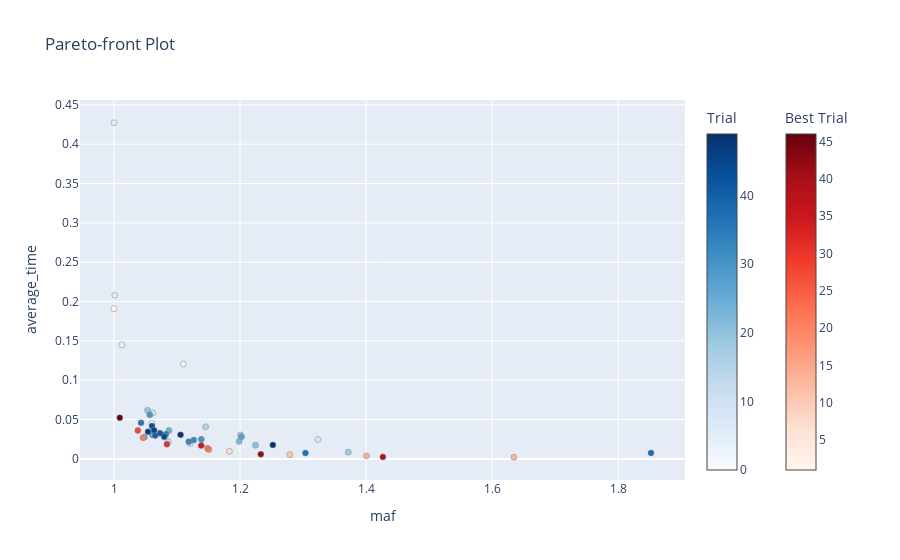

Here is the notebook cell this chart was saved with:
### Markdown cell above
## Visualize LSH study results

### Code cell
plot_pareto_front(lsh_study, target_names=['maf', 'average_time'])

### Figure 1 — Plotly figure (JSON) as saved in the notebook; plotly's stock layout.template omitted (floating-point values rounded to 4 significant figures)
{"data": [{"hovertemplate": "%{text}<extra>Trial</extra>", "marker": {"color": [0, 2, 3, 4, 5, 6, 8, 9, 10, 12, 15, 16, 18, 19, 20, 22, 24, 25, 26, 27, 29, 30, 32, 33, 34, 36, 37, 38, 40, 41, 43, 44, 45, 47, 48, 49], "colorbar": {"title": {"text": "Trial"}}, "colorscale": [[0, "rgb(247,251,255)"], [0.125, "rgb(222,235,247)"], [0.25, "rgb(198,219,239)"], [0.375, "rgb(158,202,225)"], [0.5, "rgb(107,174,214)"], [0.625, "rgb(66,146,198)"], [0.75, "rgb(33,113,181)"], [0.875, "rgb(8,81,156)"], [1, "rgb(8,48,107)"]], "line": {"color": "Grey", "width": 0.5}}, "mode": "markers", "showlegend": false, "text": ["{<br>  \"number\": 0,<br>  \"values\": [<br>    1.0600864571889503,<br>    0.04499479999999998<br>  ],<br>  \"params\": {<br>    \"k\": 10,<br>    \"L\": 4,<br>    \"table_size\": 7500,<br>    \"window_size\": 4356<br>  },<br>  \"user_attrs\": {<br>    \"constraint\": [<br>      1,<br>      0.03499479999999998<br>    ]<br>  }<br>}", "{<br>  \"number\": 2,<br>  \"values\": [<br>    1.069631672770037,<br>    0.03306850999999999<br>  ],<br>  \"params\": {<br>    \"k\": 7,<br>    \"L\": 6,<br>    \"table_size\": 15000,<br>    \"window_size\": 3265<br>  },<br>  \"user_attrs\": {<br>    \"constraint\": [<br>      0,<br>      0.023068509999999987<br>    ]<br>  }<br>}", "{<br>  \"number\": 3,<br>  \"values\": [<br>    1.1098358410740585,<br>    0.12075204000000003<br>  ],<br>  \"params\": {<br>    \"k\": 3,<br>    \"L\": 2,<br>    \"table_size\": 15000,<br>    \"window_size\": 3303<br>  },<br>  \"user_attrs\": {<br>    \"constraint\": [<br>      0,<br>      0.11075204000000004<br>    ]<br>  }<br>}", "{<br>  \"number\": 4,<br>  \"values\": [<br>    1.0125078458644106,<br>    0.14500181<br>  ],<br>  \"params\": {<br>    \"k\": 2,<br>    \"L\": 4,<br>    \"table_size\": 3750,<br>    \"window_size\": 2346<br>  },<br>  \"user_attrs\": {<br>    \"constraint\": [<br>      0,<br>      0.13500181<br>    ]<br>  }<br>}", "{<br>  \"number\": 5,<br>  \"values\": [<br>    1.0,<br>    0.42723525<br>  ],<br>  \"params\": {<br>    \"k\": 4,<br>    \"L\": 9,<br>    \"table_size\": 15000,<br>    \"window_size\": 4981<br>  },<br>  \"user_attrs\": {<br>    \"constraint\": [<br>      0,<br>      0.41723525<br>    ]<br>  }<br>}", "{<br>  \"number\": 6,<br>  \"values\": [<br>    1.0013367436114908,<br>    0.20802420999999996<br>  ],<br>  \"params\": {<br>    \"k\": 3,<br>    \"L\": 6,<br>    \"table_size\": 3750,<br>    \"window_size\": 3574<br>  },<br>  \"user_attrs\": {<br>    \"constraint\": [<br>      1,<br>      0.19802420999999995<br>    ]<br>  }<br>}", "{<br>  \"number\": 8,<br>  \"values\": [<br>    1.3236255138892774,<br>    0.024545990000000004<br>  ],<br>  \"params\": {<br>    \"k\": 7,<br>    \"L\": 4,<br>    \"table_size\": 7500,<br>    \"window_size\": 2948<br>  },<br>  \"user_attrs\": {<br>    \"constraint\": [<br>      0,<br>      0.014545990000000003<br>    ]<br>  }<br>}", "{<br>  \"number\": 9,<br>  \"values\": [<br>    1.0617760835542271,<br>    0.05836836999999999<br>  ],<br>  \"params\": {<br>    \"k\": 7,<br>    \"L\": 7,<br>    \"table_size\": 7500,<br>    \"window_size\": 3255<br>  },<br>  \"user_attrs\": {<br>    \"constraint\": [<br>      1,<br>      0.04836836999999999<br>    ]<br>  }<br>}", "{<br>  \"number\": 10,<br>  \"values\": [<br>    1.120821939401496,<br>    0.01972134<br>  ],<br>  \"params\": {<br>    \"k\": 8,<br>    \"L\": 5,<br>    \"table_size\": 15000,<br>    \"window_size\": 2879<br>  },<br>  \"user_attrs\": {<br>    \"constraint\": [<br>      1,<br>      0.00972134<br>    ]<br>  }<br>}", "{<br>  \"number\": 12,<br>  \"values\": [<br>    1.0861275512750546,<br>    0.02189594000000001<br>  ],<br>  \"params\": {<br>    \"k\": 7,<br>    \"L\": 7,<br>    \"table_size\": 15000,<br>    \"window_size\": 2746<br>  },<br>  \"user_attrs\": {<br>    \"constraint\": [<br>      1,<br>      0.01189594000000001<br>    ]<br>  }<br>}", "{<br>  \"number\": 15,<br>  \"values\": [<br>    1.1454122983823625,<br>    0.04077648<br>  ],<br>  \"params\": {<br>    \"k\": 6,<br>    \"L\": 5,<br>    \"table_size\": 15000,<br>    \"window_size\": 2675<br>  },<br>  \"user_attrs\": {<br>    \"constraint\": [<br>      1,<br>      0.030776479999999995<br>    ]<br>  }<br>}", "{<br>  \"number\": 16,<br>  \"values\": [<br>    1.2005878130068526,<br>    0.03036364000000001<br>  ],<br>  \"params\": {<br>    \"k\": 8,<br>    \"L\": 7,<br>    \"table_size\": 15000,<br>    \"window_size\": 2934<br>  },<br>  \"user_attrs\": {<br>    \"constraint\": [<br>      1,<br>      0.02036364000000001<br>    ]<br>  }<br>}", "{<br>  \"number\": 18,<br>  \"values\": [<br>    1.3716272614590361,<br>    0.008546280000000003<br>  ],<br>  \"params\": {<br>    \"k\": 10,<br>    \"L\": 8,<br>    \"table_size\": 7500,<br>    \"window_size\": 2684<br>  },<br>  \"user_attrs\": {<br>    \"constraint\": [<br>      29,<br>      -0.0014537199999999969<br>    ]<br>  }<br>}", "{<br>  \"number\": 19,<br>  \"values\": [<br>    1.0532680726584611,<br>    0.061725870000000016<br>  ],<br>  \"params\": {<br>    \"k\": 2,<br>    \"L\": 7,<br>    \"table_size\": 7500,<br>    \"window_size\": 1000<br>  },<br>  \"user_attrs\": {<br>    \"constraint\": [<br>      0,<br>      0.051725870000000014<br>    ]<br>  }<br>}", "{<br>  \"number\": 20,<br>  \"values\": [<br>    1.2245082231781375,<br>    0.017481509999999995<br>  ],<br>  \"params\": {<br>    \"k\": 10,<br>    \"L\": 3,<br>    \"table_size\": 7500,<br>    \"window_size\": 3591<br>  },<br>  \"user_attrs\": {<br>    \"constraint\": [<br>      15,<br>      0.007481509999999995<br>    ]<br>  }<br>}", "{<br>  \"number\": 22,<br>  \"values\": [<br>    1.1985501181182048,<br>    0.022314569999999992<br>  ],<br>  \"params\": {<br>    \"k\": 10,<br>    \"L\": 5,<br>    \"table_size\": 7500,<br>    \"window_size\": 3829<br>  },<br>  \"user_attrs\": {<br>    \"constraint\": [<br>      1,<br>      0.012314569999999992<br>    ]<br>  }<br>}", "{<br>  \"number\": 24,<br>  \"values\": [<br>    1.0872016653210244,<br>    0.03594725000000001<br>  ],<br>  \"params\": {<br>    \"k\": 7,<br>    \"L\": 5,<br>    \"table_size\": 15000,<br>    \"window_size\": 2953<br>  },<br>  \"user_attrs\": {<br>    \"constraint\": [<br>      1,<br>      0.025947250000000005<br>    ]<br>  }<br>}", "{<br>  \"number\": 25,<br>  \"values\": [<br>    1.0482290727027326,<br>    0.027614490000000002<br>  ],<br>  \"params\": {<br>    \"k\": 7,<br>    \"L\": 5,<br>    \"table_size\": 15000,<br>    \"window_size\": 2852<br>  },<br>  \"user_attrs\": {<br>    \"constraint\": [<br>      1,<br>      0.017614490000000003<br>    ]<br>  }<br>}", "{<br>  \"number\": 26,<br>  \"values\": [<br>    1.0607345194735105,<br>    0.030506099999999998<br>  ],<br>  \"params\": {<br>    \"k\": 10,<br>    \"L\": 5,<br>    \"table_size\": 7500,<br>    \"window_size\": 3840<br>  },<br>  \"user_attrs\": {<br>    \"constraint\": [<br>      1,<br>      0.0205061<br>    ]<br>  }<br>}", "{<br>  \"number\": 27,<br>  \"values\": [<br>    1.2022745106508306,<br>    0.02820679000000001<br>  ],<br>  \"params\": {<br>    \"k\": 10,<br>    \"L\": 5,<br>    \"table_size\": 7500,<br>    \"window_size\": 3858<br>  },<br>  \"user_attrs\": {<br>    \"constraint\": [<br>      0,<br>      0.018206790000000007<br>    ]<br>  }<br>}", "{<br>  \"number\": 29,<br>  \"values\": [<br>    1.0568136133509194,<br>    0.0561239<br>  ],<br>  \"params\": {<br>    \"k\": 3,<br>    \"L\": 7,<br>    \"table_size\": 7500,<br>    \"window_size\": 1486<br>  },<br>  \"user_attrs\": {<br>    \"constraint\": [<br>      1,<br>      0.046123899999999995<br>    ]<br>  }<br>}", "{<br>  \"number\": 30,<br>  \"values\": [<br>    1.1385442621884132,<br>    0.02486407<br>  ],<br>  \"params\": {<br>    \"k\": 3,<br>    \"L\": 7,<br>    \"table_size\": 7500,<br>    \"window_size\": 1000<br>  },<br>  \"user_attrs\": {<br>    \"constraint\": [<br>      1,<br>      0.014864069999999998<br>    ]<br>  }<br>}", "{<br>  \"number\": 32,<br>  \"values\": [<br>    1.1266124234372183,<br>    0.023920259999999995<br>  ],<br>  \"params\": {<br>    \"k\": 7,<br>    \"L\": 5,<br>    \"table_size\": 15000,<br>    \"window_size\": 2700<br>  },<br>  \"user_attrs\": {<br>    \"constraint\": [<br>      1,<br>      0.013920259999999995<br>    ]<br>  }<br>}", "{<br>  \"number\": 33,<br>  \"values\": [<br>    1.1185989592120937,<br>    0.02175395000000002<br>  ],<br>  \"params\": {<br>    \"k\": 3,<br>    \"L\": 8,<br>    \"table_size\": 7500,<br>    \"window_size\": 1000<br>  },<br>  \"user_attrs\": {<br>    \"constraint\": [<br>      0,<br>      0.011753950000000018<br>    ]<br>  }<br>}", "{<br>  \"number\": 34,<br>  \"values\": [<br>    1.0822966316411953,<br>    0.03128986000000001<br>  ],<br>  \"params\": {<br>    \"k\": 7,<br>    \"L\": 5,<br>    \"table_size\": 15000,<br>    \"window_size\": 2749<br>  },<br>  \"user_attrs\": {<br>    \"constraint\": [<br>      1,<br>      0.021289860000000008<br>    ]<br>  }<br>}", "{<br>  \"number\": 36,<br>  \"values\": [<br>    1.0428727547598722,<br>    0.045784849999999995<br>  ],<br>  \"params\": {<br>    \"k\": 7,<br>    \"L\": 6,<br>    \"table_size\": 15000,<br>    \"window_size\": 2926<br>  },<br>  \"user_attrs\": {<br>    \"constraint\": [<br>      1,<br>      0.03578484999999999<br>    ]<br>  }<br>}", "{<br>  \"number\": 37,<br>  \"values\": [<br>    1.3037650583221163,<br>    0.00742639<br>  ],<br>  \"params\": {<br>    \"k\": 7,<br>    \"L\": 6,<br>    \"table_size\": 15000,<br>    \"window_size\": 2124<br>  },<br>  \"user_attrs\": {<br>    \"constraint\": [<br>      1,<br>      -0.0025736100000000005<br>    ]<br>  }<br>}", "{<br>  \"number\": 38,<br>  \"values\": [<br>    1.8519997669125041,<br>    0.00754467<br>  ],<br>  \"params\": {<br>    \"k\": 9,<br>    \"L\": 2,<br>    \"table_size\": 15000,<br>    \"window_size\": 3011<br>  },<br>  \"user_attrs\": {<br>    \"constraint\": [<br>      49,<br>      -0.0024553300000000004<br>    ]<br>  }<br>}", "{<br>  \"number\": 40,<br>  \"values\": [<br>    1.0655361490014736,<br>    0.02986318999999999<br>  ],<br>  \"params\": {<br>    \"k\": 7,<br>    \"L\": 6,<br>    \"table_size\": 15000,<br>    \"window_size\": 2928<br>  },<br>  \"user_attrs\": {<br>    \"constraint\": [<br>      1,<br>      0.01986318999999999<br>    ]<br>  }<br>}", "{<br>  \"number\": 41,<br>  \"values\": [<br>    1.0731824226330169,<br>    0.03266318999999999<br>  ],<br>  \"params\": {<br>    \"k\": 7,<br>    \"L\": 6,<br>    \"table_size\": 15000,<br>    \"window_size\": 2865<br>  },<br>  \"user_attrs\": {<br>    \"constraint\": [<br>      1,<br>      0.022663189999999986<br>    ]<br>  }<br>}", "{<br>  \"number\": 43,<br>  \"values\": [<br>    1.0602748681569398,<br>    0.04189224<br>  ],<br>  \"params\": {<br>    \"k\": 7,<br>    \"L\": 6,<br>    \"table_size\": 15000,<br>    \"window_size\": 2875<br>  },<br>  \"user_attrs\": {<br>    \"constraint\": [<br>      1,<br>      0.031892239999999995<br>    ]<br>  }<br>}", "{<br>  \"number\": 44,<br>  \"values\": [<br>    1.0795995872684032,<br>    0.028061110000000004<br>  ],<br>  \"params\": {<br>    \"k\": 7,<br>    \"L\": 6,<br>    \"table_size\": 15000,<br>    \"window_size\": 2898<br>  },<br>  \"user_attrs\": {<br>    \"constraint\": [<br>      0,<br>      0.018061110000000005<br>    ]<br>  }<br>}", "{<br>  \"number\": 45,<br>  \"values\": [<br>    1.0634815191491447,<br>    0.03649061<br>  ],<br>  \"params\": {<br>    \"k\": 6,<br>    \"L\": 9,<br>    \"table_size\": 7500,<br>    \"window_size\": 2418<br>  },<br>  \"user_attrs\": {<br>    \"constraint\": [<br>      0,<br>      0.026490609999999998<br>    ]<br>  }<br>}", "{<br>  \"number\": 47,<br>  \"values\": [<br>    1.0539742308624747,<br>    0.034498240000000006<br>  ],<br>  \"params\": {<br>    \"k\": 5,<br>    \"L\": 9,<br>    \"table_size\": 7500,<br>    \"window_size\": 2121<br>  },<br>  \"user_attrs\": {<br>    \"constraint\": [<br>      1,<br>      0.024498240000000004<br>    ]<br>  }<br>}", "{<br>  \"number\": 48,<br>  \"values\": [<br>    1.1056287466724,<br>    0.030585650000000006<br>  ],<br>  \"params\": {<br>    \"k\": 7,<br>    \"L\": 6,<br>    \"table_size\": 15000,<br>    \"window_size\": 2871<br>  },<br>  \"user_attrs\": {<br>    \"constraint\": [<br>      1,<br>      0.020585650000000004<br>    ]<br>  }<br>}", "{<br>  \"number\": 49,<br>  \"values\": [<br>    1.252095006419344,<br>    0.01778849<br>  ],<br>  \"params\": {<br>    \"k\": 6,<br>    \"L\": 9,<br>    \"table_size\": 7500,<br>    \"window_size\": 2035<br>  },<br>  \"user_attrs\": {<br>    \"constraint\": [<br>      0,<br>      0.00778849<br>    ]<br>  }<br>}"], "type": "scatter", "x": [1.06, 1.07, 1.11, 1.013, 1, 1.001, 1.324, 1.062, 1.121, 1.086, 1.145, 1.201, 1.372, 1.053, 1.225, 1.199, 1.087, 1.048, 1.061, 1.202, 1.057, 1.139, 1.127, 1.119, 1.082, 1.043, 1.304, 1.852, 1.066, 1.073, 1.06, 1.08, 1.063, 1.054, 1.106, 1.252], "y": [0.04499, 0.03307, 0.1208, 0.145, 0.4272, 0.208, 0.02455, 0.05837, 0.01972, 0.0219, 0.04078, 0.03036, 0.008546, 0.06173, 0.01748, 0.02231, 0.03595, 0.02761, 0.03051, 0.02821, 0.05612, 0.02486, 0.02392, 0.02175, 0.03129, 0.04578, 0.007426, 0.007545, 0.02986, 0.03266, 0.04189, 0.02806, 0.03649, 0.0345, 0.03059, 0.01779]}, {"hovertemplate": "%{text}<extra>Best Trial</extra>", "marker": {"color": [1, 7, 11, 13, 14, 17, 21, 23, 28, 31, 35, 39, 42, 46], "colorbar": {"title": {"text": "Best Trial"}, "x": 1.1, "xpad": 40}, "colorscale": [[0, "rgb(255,245,240)"], [0.125, "rgb(254,224,210)"], [0.25, "rgb(252,187,161)"], [0.375, "rgb(252,146,114)"], [0.5, "rgb(251,106,74)"], [0.625, "rgb(239,59,44)"], [0.75, "rgb(203,24,29)"], [0.875, "rgb(165,15,21)"], [1, "rgb(103,0,13)"]], "line": {"color": "Grey", "width": 0.5}}, "mode": "markers", "showlegend": false, "text": ["{<br>  \"number\": 1,<br>  \"values\": [<br>    1.0,<br>    0.19101511<br>  ],<br>  \"params\": {<br>    \"k\": 6,<br>    \"L\": 9,<br>    \"table_size\": 7500,<br>    \"window_size\": 4106<br>  },<br>  \"user_attrs\": {<br>    \"constraint\": [<br>      1,<br>      0.18101510999999998<br>    ]<br>  }<br>}", "{<br>  \"number\": 7,<br>  \"values\": [<br>    1.1831483506750933,<br>    0.009628169999999997<br>  ],<br>  \"params\": {<br>    \"k\": 4,<br>    \"L\": 5,<br>    \"table_size\": 7500,<br>    \"window_size\": 1243<br>  },<br>  \"user_attrs\": {<br>    \"constraint\": [<br>      0,<br>      -0.00037183000000000355<br>    ]<br>  }<br>}", "{<br>  \"number\": 11,<br>  \"values\": [<br>    1.2789206529323485,<br>    0.005422729999999998<br>  ],<br>  \"params\": {<br>    \"k\": 5,<br>    \"L\": 8,<br>    \"table_size\": 7500,<br>    \"window_size\": 1348<br>  },<br>  \"user_attrs\": {<br>    \"constraint\": [<br>      1,<br>      -0.004577270000000002<br>    ]<br>  }<br>}", "{<br>  \"number\": 13,<br>  \"values\": [<br>    1.6344905817450492,<br>    0.00208932<br>  ],<br>  \"params\": {<br>    \"k\": 4,<br>    \"L\": 2,<br>    \"table_size\": 7500,<br>    \"window_size\": 1000<br>  },<br>  \"user_attrs\": {<br>    \"constraint\": [<br>      39,<br>      -0.00791068<br>    ]<br>  }<br>}", "{<br>  \"number\": 14,<br>  \"values\": [<br>    1.4005503921156703,<br>    0.0037856999999999986<br>  ],<br>  \"params\": {<br>    \"k\": 6,<br>    \"L\": 6,<br>    \"table_size\": 7500,<br>    \"window_size\": 1626<br>  },<br>  \"user_attrs\": {<br>    \"constraint\": [<br>      21,<br>      -0.006214300000000002<br>    ]<br>  }<br>}", "{<br>  \"number\": 17,<br>  \"values\": [<br>    1.1505415320490509,<br>    0.01187856<br>  ],<br>  \"params\": {<br>    \"k\": 10,<br>    \"L\": 5,<br>    \"table_size\": 7500,<br>    \"window_size\": 3328<br>  },<br>  \"user_attrs\": {<br>    \"constraint\": [<br>      1,<br>      0.0018785599999999996<br>    ]<br>  }<br>}", "{<br>  \"number\": 21,<br>  \"values\": [<br>    1.0459403654300206,<br>    0.026770359999999997<br>  ],<br>  \"params\": {<br>    \"k\": 10,<br>    \"L\": 5,<br>    \"table_size\": 7500,<br>    \"window_size\": 3970<br>  },<br>  \"user_attrs\": {<br>    \"constraint\": [<br>      1,<br>      0.016770359999999998<br>    ]<br>  }<br>}", "{<br>  \"number\": 23,<br>  \"values\": [<br>    1.1483836354024908,<br>    0.013392689999999999<br>  ],<br>  \"params\": {<br>    \"k\": 10,<br>    \"L\": 5,<br>    \"table_size\": 7500,<br>    \"window_size\": 3981<br>  },<br>  \"user_attrs\": {<br>    \"constraint\": [<br>      0,<br>      0.0033926899999999986<br>    ]<br>  }<br>}", "{<br>  \"number\": 28,<br>  \"values\": [<br>    1.0378310373096555,<br>    0.036048870000000004<br>  ],<br>  \"params\": {<br>    \"k\": 7,<br>    \"L\": 6,<br>    \"table_size\": 15000,<br>    \"window_size\": 2818<br>  },<br>  \"user_attrs\": {<br>    \"constraint\": [<br>      1,<br>      0.026048870000000002<br>    ]<br>  }<br>}", "{<br>  \"number\": 31,<br>  \"values\": [<br>    1.0839655980468286,<br>    0.01863745<br>  ],<br>  \"params\": {<br>    \"k\": 7,<br>    \"L\": 5,<br>    \"table_size\": 15000,<br>    \"window_size\": 2791<br>  },<br>  \"user_attrs\": {<br>    \"constraint\": [<br>      1,<br>      0.00863745<br>    ]<br>  }<br>}", "{<br>  \"number\": 35,<br>  \"values\": [<br>    1.13839173522907,<br>    0.016934079999999997<br>  ],<br>  \"params\": {<br>    \"k\": 3,<br>    \"L\": 7,<br>    \"table_size\": 7500,<br>    \"window_size\": 1000<br>  },<br>  \"user_attrs\": {<br>    \"constraint\": [<br>      1,<br>      0.006934079999999997<br>    ]<br>  }<br>}", "{<br>  \"number\": 39,<br>  \"values\": [<br>    1.4266194448180458,<br>    0.0025402399999999996<br>  ],<br>  \"params\": {<br>    \"k\": 5,<br>    \"L\": 7,<br>    \"table_size\": 7500,<br>    \"window_size\": 1000<br>  },<br>  \"user_attrs\": {<br>    \"constraint\": [<br>      35,<br>      -0.007459760000000001<br>    ]<br>  }<br>}", "{<br>  \"number\": 42,<br>  \"values\": [<br>    1.2329174713218736,<br>    0.005863670000000002<br>  ],<br>  \"params\": {<br>    \"k\": 4,<br>    \"L\": 9,<br>    \"table_size\": 7500,<br>    \"window_size\": 1000<br>  },<br>  \"user_attrs\": {<br>    \"constraint\": [<br>      1,<br>      -0.004136329999999998<br>    ]<br>  }<br>}", "{<br>  \"number\": 46,<br>  \"values\": [<br>    1.009149956966871,<br>    0.05227926999999998<br>  ],<br>  \"params\": {<br>    \"k\": 7,<br>    \"L\": 6,<br>    \"table_size\": 15000,<br>    \"window_size\": 2854<br>  },<br>  \"user_attrs\": {<br>    \"constraint\": [<br>      1,<br>      0.04227926999999998<br>    ]<br>  }<br>}"], "type": "scatter", "x": [1, 1.183, 1.279, 1.634, 1.401, 1.151, 1.046, 1.148, 1.038, 1.084, 1.138, 1.427, 1.233, 1.009], "y": [0.191, 0.009628, 0.005423, 0.002089, 0.003786, 0.01188, 0.02677, 0.01339, 0.03605, 0.01864, 0.01693, 0.00254, 0.005864, 0.05228]}], "layout": {"title": {"text": "Pareto-front Plot"}, "xaxis": {"title": {"text": "maf"}}, "yaxis": {"title": {"text": "average_time"}}}}
